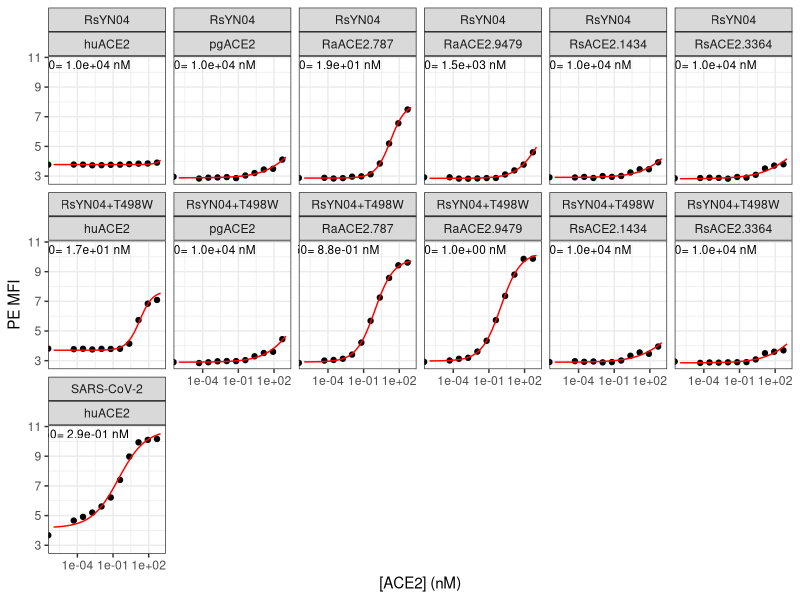
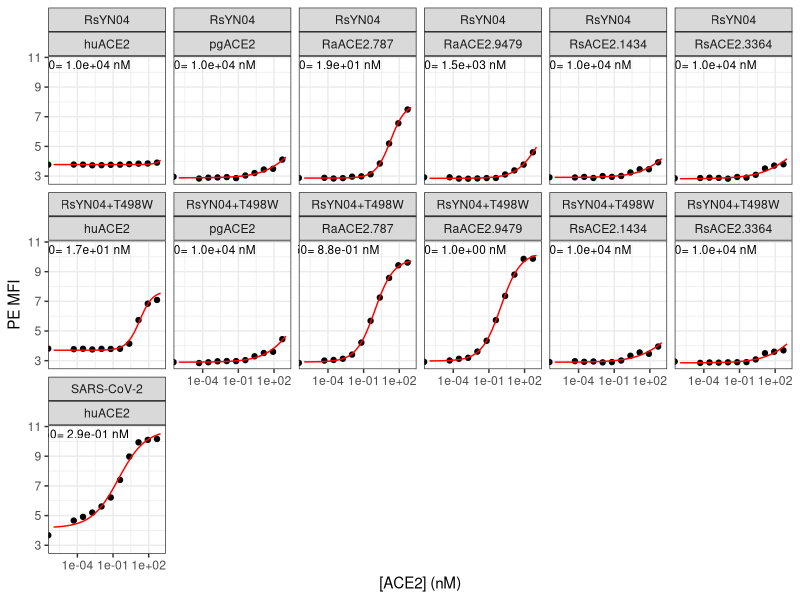

R code for these plots, in order:
## ---- chunk 1
require("knitr")
knitr::opts_chunk$set(echo = T)
knitr::opts_chunk$set(dev.args = list(png = list(type = "cairo")))

#list of packages to install/load
packages = c("ggplot2", "data.table", "tidyverse", "dplyr", "broom", "gridExtra")
#install any packages not already installed
installed_packages <- packages %in% rownames(installed.packages())
if(any(installed_packages == F)){
  install.packages(packages[!installed_packages])
}
#load packages
invisible(lapply(packages, library, character.only=T))

#make results directory
if(!file.exists("results")){
 dir.create(file.path("results"))
}


## ---- chunk 2
# The palette with grey:
cbPalette <- c("#999999", "#E69F00", "#56B4E9", "#009E73", "#F0E442", 
               "#0072B2", "#D55E00", "#CC79A7")
# The palette with black
cbbPalette <- c("#000000", "#E69F00", "#56B4E9", "#009E73", "#F0E442", 
                "#0072B2", "#D55E00", "#CC79A7")
## ---- chunk 3
dt <- read.csv(file="data_input_isogenics2.csv", stringsAsFactors=F)
## ---- chunk 4
dt$mean_PE <- log(dt$geomean_PE)
dt$conc_nM <- 10^9 * dt$conc_M

head(dt, n=5)
## ---- chunk 5
nls_broom <- dt %>%
  group_by(protein, genotype) %>%
  do(tidy(nls(mean_PE ~ (a/(1+(EC50/conc_nM)^n))+b,
              data=.,
              start=list(a=6,b=3.5,EC50=1,n=1),
              lower=list(a=4,b=2,EC50=1e-6,n=0.2),
              upper=list(a=9,b=5,EC50=1e4,n=5),
              algorithm="port"
              )
          )
  )

dt <- dt %>%
  merge(nls_broom %>%
          filter(term=="EC50") %>%
          select(estimate, std.error) %>%
          rename(EC50="estimate",
                 EC50_SE="std.error"), by=c("protein","genotype"), sort=F)

dt <- dt %>%
  merge(nls_broom %>%
          filter(term=="n") %>%
          select(estimate, std.error) %>%
          rename(hill="estimate",
                 hill_SE="std.error"), by=c("protein","genotype"), sort=F)

write.csv(nls_broom,"./results/nls_fits_isogenics1.csv", row.names = FALSE)

head(dt, n=5)
## ---- chunk 6
summary <- dt %>%
  select(protein, genotype, EC50, EC50_SE, hill, hill_SE) %>%
  unique()

summary
write.csv(summary,"./results/summary_isogenics2.csv", row.names = FALSE)
## ---- chunk 7
conc_nM = c(1:20 %o% 10^(-6:3)) # this should only generate ~200 estimates per titration (faster!)

nls_predictions <- dt %>%
  select(protein, genotype) %>%
  merge(nls_broom %>%
          select(-statistic, -p.value, -std.error) %>%
          spread(term, estimate),
        by=c("protein","genotype"),sort=F) %>%
  unique() %>%
  merge(dt %>% select(protein, genotype, EC50_SE) %>% unique(), by=c("protein","genotype"),sort=F) %>%
  merge(as.data.frame(conc_nM), all=TRUE,sort=F) %>%
  mutate(mean_PE = (a/(1+(EC50/conc_nM)^n))+b)

head(nls_predictions, n=5)
## ---- chunk 8
annotations <- dt %>%
  select(protein, genotype, EC50) %>%
  unique() %>%
  remove_rownames()

ggplot(dt, aes(conc_nM, mean_PE)) +
  geom_point() +
  geom_line(data = nls_predictions,
            aes(conc_nM, mean_PE),
            color="red") + 
  scale_x_log10(lim=c(1e-6,1e3)) +
  xlab("[ACE2] (nM)") +
  ylab("PE MFI") +
  facet_wrap(~ genotype+protein,ncol=6) +
  geom_text(
    data    = annotations,
    mapping = aes(x = 1e-4,
                  y = 10.5,
                  label = c(paste(
                    "EC50=", format(EC50, digits=2),
                    "nM"))),
    size=3) +
  theme_bw()

ggsave(
  "./results/isogenics2.pdf",
  scale = 1,
  width = NA,
  height = NA,
  useDingbats=F
)
## ---- chunk 9

p1 <- ggplot(dt %>% filter(genotype %in% c("RsYN04")), aes(conc_nM, mean_PE)) +
  geom_point(aes(color=protein)) +
  geom_line(data = nls_predictions %>% filter(genotype %in% c("RsYN04")),
            aes(conc_nM, mean_PE, color=protein),
            ) +  
  ggtitle("RsYN04") +
  scale_x_log10(lim=c(1e-6,1e3)) +
  scale_y_continuous(lim=c(2.75,12)) +
  xlab("[ACE2] (nM)") +
  ylab("PE MFI") +
  scale_color_manual(values=cbPalette) +
  theme_bw()

p2 <- ggplot(dt %>% filter(genotype %in% c("RsYN04+T498W")), aes(conc_nM, mean_PE)) +
  geom_point(aes(color=protein)) +
  geom_line(data = nls_predictions %>% filter(genotype %in% c("RsYN04+T498W")),
            aes(conc_nM, mean_PE, color=protein),
            ) +  
  ggtitle("RsYN04+T498W") +
  scale_x_log10(lim=c(1e-6,1e3)) +
  scale_y_continuous(lim=c(2.75,12)) +
  xlab("[ACE2] (nM)") +
  ylab("PE MFI") +
  scale_color_manual(values=cbPalette) +
  theme_bw()

g <- arrangeGrob(p1, p2, ncol=2, widths=c(3.75,3.75), heights=c(2.5,2.5))

ggsave(
  "./results/isogenics2_multi1.pdf",
  g,
  scale = 1,
  width = 7.5,
  height = 5,
  useDingbats=F
)

